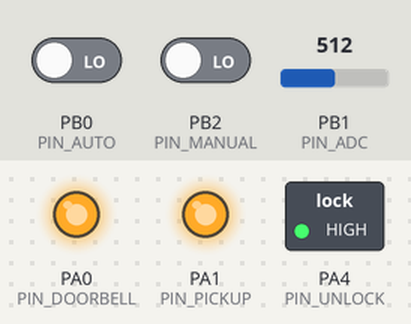
A sketch run on a simulated STM32 Blue Pill. Parts: switched loads named in the sketch (green lamp = pin HIGH), output pins drawn as LEDs (lit = HIGH). Dashed ring = blinking. The test bench sets the inputs (shaded band); at power-on: PB2 (PIN_MANUAL) LOW, PB0 (PIN_AUTO) LOW, PB1 (PIN_ADC) = 512 (analog values on the 0–1023 scale). What the sketch prints to the serial monitor is not drawn.

Above: at 1.2 s.
1.3 s: PB2 (PIN_MANUAL) driven HIGH
At 2.5 s:
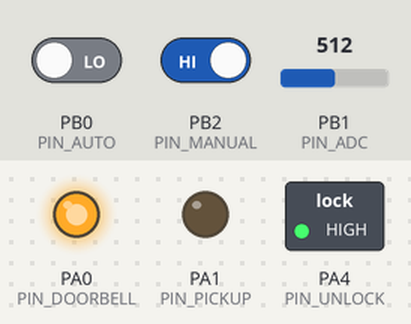
2.8 s: PB0 (PIN_AUTO) driven HIGH
At 5.04 s:
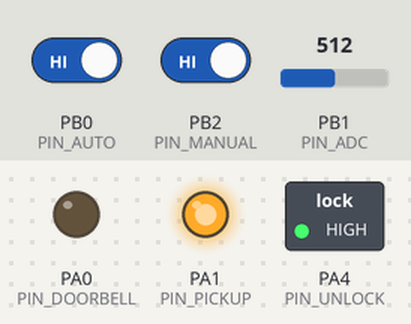
5.8 s: PB0 (PIN_AUTO) driven LOW
At 6.86 s:
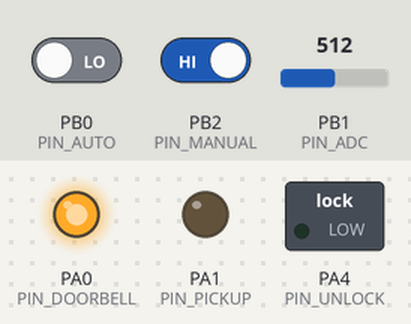
8.8 s: PB2 (PIN_MANUAL) driven LOW
At 9.8 s:
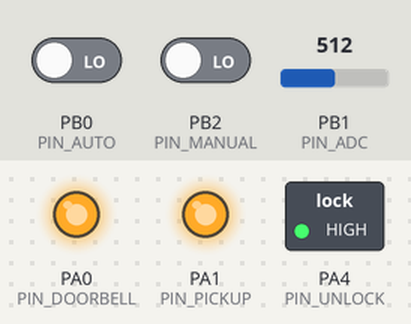
Timing chart, 0 to 11.3 s (numbered marks = the images above; inputs shaded):
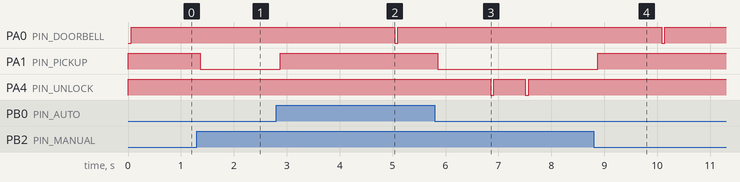

Measured:
- after the input at 1.3 s, PA1 (PIN_PICKUP): HIGH → LOW after 0.07 s
- after the input at 2.8 s, PA1 (PIN_PICKUP): LOW → HIGH after 0.08 s
- after the input at 5.8 s, PA1 (PIN_PICKUP): HIGH → LOW after 0.05 s; PA4 (PIN_UNLOCK): alternates HIGH for 0.60 s and LOW for 0.06 s, 4 changes in all, then stays HIGH, starting after 1.1 s
- after the input at 8.8 s, PA1 (PIN_PICKUP): LOW → HIGH after 0.08 s

The sketch:

mijia-Access_control.ino
```cpp
/*
 * 自动手动摘机开锁模块
 * 1.门铃触发功能暂不能用[k1,ADC]
 * 2.手动摘机开锁模式，当J1摘机开关触发时，触发K2摘机
 * 3.自动摘机开锁模式，当J2触发时，触发K2摘机，延时1秒，再触发K3开锁，延时600毫秒再触发K3一次，以防开锁失败
*/

// 引脚定义 - 使用更具描述性的名称
#define PIN_DOORBELL PA0      // 门铃触发 K1
#define PIN_PICKUP   PA1      // 摘机触发 K2
#define PIN_UNLOCK   PA4      // 开锁触发 K3
#define PIN_ADC      PB1      // ADC 采集
#define PIN_MANUAL   PB2      // 手动摘机 J1
#define PIN_AUTO     PB0      // 自动摘机 J2

// 常量定义 - 将魔术数字替换为有意义的常量
const unsigned long DEBOUNCE_DELAY = 10;       // 防抖延迟，10毫秒
const unsigned long DOORBELL_INTERVAL = 5000;  // 门铃触发最小间隔时间 (5秒)
const unsigned long UNLOCK_DELAY = 1000;       // 摘机到开锁的延迟时间 (1秒)
const unsigned long RELAY_TRIGGER_TIME = 60;   // 继电器触发持续时间 (60毫秒)
const unsigned long UNLOCK_RETRY_DELAY = 600;  // 开锁重试间隔 (600毫秒)
const unsigned long LOOP_DELAY = 50;           // 主循环延迟时间 (50毫秒)
const int ADC_THRESHOLD = 1;                   // ADC触发阈值

// 状态变量
bool isNotify = false;
unsigned long lastDoorbellTriggerTime = 30000;

// 按钮状态变量
unsigned long lastDebounceTimeManual = 0;     // J1上次防抖时间
unsigned long lastDebounceTimeAuto = 0;       // J2上次防抖时间
bool lastButtonStateManual = LOW;             // J1上次按钮状态
bool buttonStateManual = LOW;                 // J1当前按钮状态
bool lastButtonStateAuto = LOW;               // J2上次按钮状态
bool buttonStateAuto = LOW;                   // J2当前按钮状态

// 初始化函数
void setup() {
  Serial.begin(115200);

  // 初始化输出引脚
  pinMode(PIN_DOORBELL, OUTPUT);
  digitalWrite(PIN_DOORBELL, HIGH);

  pinMode(PIN_PICKUP, OUTPUT);
  digitalWrite(PIN_PICKUP, HIGH);

  pinMode(PIN_UNLOCK, OUTPUT);
  digitalWrite(PIN_UNLOCK, HIGH);

  // 初始化输入引脚
  pinMode(PIN_MANUAL, INPUT);
  pinMode(PIN_AUTO, INPUT);

  // 设置ADC分辨率
  analogReadResolution(12);
}

// 处理门铃功能
void handleDoorbell() {
  if (analogRead(PIN_ADC) > ADC_THRESHOLD) {
    // 检查是否已经过了最小触发间隔
    if (millis() - lastDoorbellTriggerTime >= DOORBELL_INTERVAL) {
      digitalWrite(PIN_DOORBELL, LOW);
      Serial.println("门铃触发");
      lastDoorbellTriggerTime = millis();
      delay(RELAY_TRIGGER_TIME);
      digitalWrite(PIN_DOORBELL, HIGH);
    }
  }
}

// 处理手动摘机开关
void handleManualPickup() {
  bool reading = digitalRead(PIN_MANUAL);

  // 检测状态变化，重置防抖计时器
  if (reading != lastButtonStateManual) {
    lastDebounceTimeManual = millis();
  }

  // 防抖逻辑
  if ((millis() - lastDebounceTimeManual) > DEBOUNCE_DELAY) {
    // 状态确实发生了变化
    if (reading != buttonStateManual) {
      buttonStateManual = reading;

      // 处理按钮按下状态
      if (buttonStateManual == HIGH) {
        digitalWrite(PIN_PICKUP, LOW);
        Serial.println("手动摘机触发");
      } else {
        digitalWrite(PIN_PICKUP, HIGH);
        Serial.println("手动摘机释放");
      }
    }
  }

  lastButtonStateManual = reading;
}

// 触发开锁动作
void triggerUnlock() {
  digitalWrite(PIN_UNLOCK, LOW);
  Serial.println("触发开锁");
  delay(RELAY_TRIGGER_TIME);
  digitalWrite(PIN_UNLOCK, HIGH);
}

// 处理自动摘机开锁
void handleAutoPickup() {
  bool reading = digitalRead(PIN_AUTO);

  // 检测状态变化，重置防抖计时器
  if (reading != lastButtonStateAuto) {
    lastDebounceTimeAuto = millis();
  }

  // 防抖逻辑
  if ((millis() - lastDebounceTimeAuto) > DEBOUNCE_DELAY) {
    // 状态确实发生了变化
    if (reading != buttonStateAuto) {
      buttonStateAuto = reading;

      // 处理按钮按下状态 (注意此引脚是低电平触发)
      if (buttonStateAuto == LOW) {
        // 触发摘机
        digitalWrite(PIN_PICKUP, LOW);
        Serial.println("自动摘机触发");

        // 延时后触发开锁
        delay(UNLOCK_DELAY);

        // 第一次开锁尝试
        triggerUnlock();

        // 延时后进行第二次开锁尝试
        delay(UNLOCK_RETRY_DELAY);
        triggerUnlock();
      } else {
        digitalWrite(PIN_PICKUP, HIGH);
        Serial.println("自动摘机释放");
      }
    }
  }

  lastButtonStateAuto = reading;
}

// 主循环
void loop() {
  // 处理门铃功能
  handleDoorbell();

  // 处理手动摘机
  handleManualPickup();

  // 处理自动摘机开锁
  handleAutoPickup();

  // 小延时，减少CPU占用
  delay(LOOP_DELAY);
}
```
